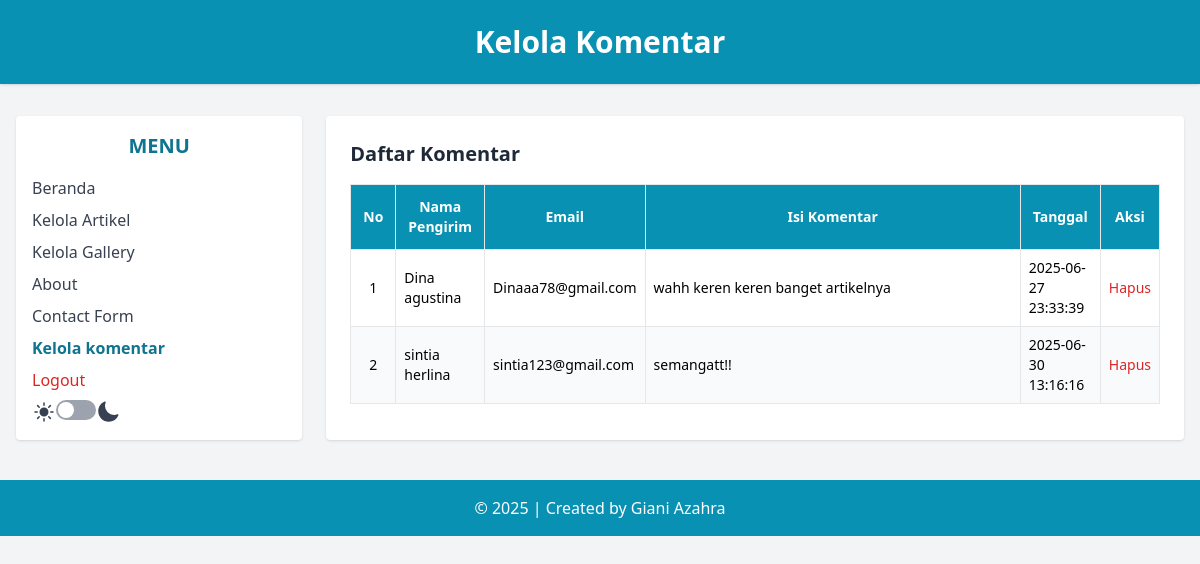
Page /admin/data_komentar.php (signed in) on the committed database.
### tables this page shows
CREATE TABLE `tbl_komentar` (
  `id_komentar` int(5) NOT NULL,
  `nama` varchar(200) DEFAULT NULL,
  `email` varchar(200) NOT NULL,
  `komentar` varchar(500) DEFAULT NULL,
  `tgl` datetime NOT NULL DEFAULT current_timestamp()
);

### admin/data_komentar.php (the view, shortened to what this page needs)
<?php
include('../koneksi.php');
?>
<!DOCTYPE html>
<html lang="en">
<head>
    <script src="https://cdn.tailwindcss.com"></script>
</head>
<body class="bg-gray-100 min-h-screen dark:bg-gray-900">
    <header class="bg-cyan-600 text-white text-center py-6 shadow">
        <h1 class="text-3xl font-bold">Kelola Komentar</h1>
    </header>
    <div class="flex max-w-7xl mx-auto mt-8 px-4">
        <aside class="w-1/4 bg-white rounded shadow p-4 dark:bg-gray-700">
            <h2 class="text-xl font-semibold text-cyan-700 mb-4 text-center dark:text-cyan-500">MENU</h2>
            <ul class="space-y-2 text-gray-700 dark:text-white">
                <li><a href="beranda_admin.php" class="block hover:text-cyan-600 dark:hover:text-cyan-300">Beranda</a>
                </li>
                <li><a href="data_artikel.php" class="block hover:text-cyan-600 dark:hover:text-cyan-300">Kelola
                        Artikel</a></li>
                <li><a href="data_gallery.php" class="block hover:text-cyan-600 dark:hover:text-cyan-300">Kelola
                        Gallery</a></li>
                <li><a href="about.php" class="block hover:text-cyan-600 dark:hover:text-cyan-300">About</a></li>
                <li><a href="data_contactform.php" class="block hover:text-cyan-600 dark:hover:text-cyan-300">Contact
                        Form</a></li>
                <li><a href="data_komentar.php" class="block font-semibold text-cyan-700 dark:text-cyan-400">Kelola
                        komentar</a></li>
                <li>
                    <a href="logout.php" onclick="return confirm('Apakah anda yakin
ingin keluar?');" class="block text-red-600 hover:underline font-medium dark:text-red-300">Logout</a>
                </li>
                <li class="ml-auto">
                    <div class="flex ">
                        <button id="dark-toggle" class="w-10 h-5 p-0.5 rounded-full bg-gray-400">
                            <div class="w-4 h-4 rounded-full bg-white transition-all dark:translate-x-5"></div>
                        </button>
                    </div>
                </li>
            </ul>
        </aside>
        <main class="w-3/4 bg-white rounded shadow p-6 ml-6 dark:bg-gray-700">
            <div class="flex justify-between items-center mb-4">
                <h2 class="text-xl font-bold text-gray-800 dark:text-white">Daftar Komentar</h2>
            </div>
            <table class="min-w-full table-auto border border-gray-300 text-sm break-words">
                <thead class="bg-cyan-600 text-white">
                    <tr>
                        <th class="p-3 border">No</th>
                        <th class="p-3 border">Nama Pengirim</th>
                        <th class="p-3 border">Email</th>
                        <th class="p-3 border w-1/2">Isi Komentar</th>
                        <th class="p-3 border">Tanggal</th>
                        <th class="p-3 border">Aksi</th>
                    </tr>
                </thead>
                <tbody>
                    <?php
                    $sql = "SELECT * FROM tbl_komentar";
                    $query = mysqli_query($db, $sql);
                    $no = 1;
                    while ($data = mysqli_fetch_array($query)) {
                        echo "<tr class='even:bg-gray-50 dark:bg-gray-700 dark:text-white'>";
                        echo "<td class='border p-2 text-center'>" . $no++ . "</td>";
                        echo "<td class='border p-2'>" .
                            htmlspecialchars($data['nama']) . "</td>";
                        echo "<td class='border p-2'>" .
                            htmlspecialchars($data['email']) . "</td>";
                        echo "<td class='border p-2'>" .
                            htmlspecialchars($data['komentar']) . "</td>";
                        echo "<td class='border p-2 w-[300px] break-words'>" .
                            htmlspecialchars($data['tgl']) . "</td>";
                        echo "<td class='border p-2 text-center space-x-2'>
                        <a href='delete_komentar.php?id_komentar={$data['id_komentar']}'onclick='return confirm(\"Yakin ingin menghapus?\")' class='text-red-600 hover:underline dark:text-red-300'>Hapus</a>
                        </td>";
                        echo "</tr>";
                    }
                    ?>
                </tbody>
            </table>
        </main>
    </div>
    <footer class="bg-cyan-600 text-white text-center py-4 mt-10">
        &copy; <?php echo date('Y'); ?> | Created by Giani Azahra
    </footer>
</body>
</html>

### rows in the picture
tbl_komentar: nama "Dina agustina", email "Dinaaa78@gmail.com", komentar "wahh keren keren banget artikelnya", tgl "2025-06-27 23:33:39"
tbl_komentar: nama "sintia herlina", email "sintia123@gmail.com", komentar "semangatt!!", tgl "2025-06-30 13:16:16"
